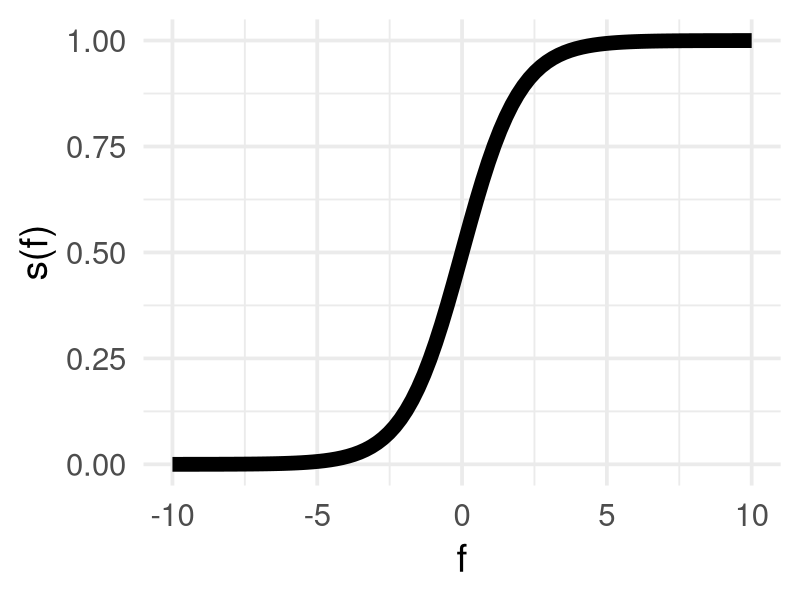
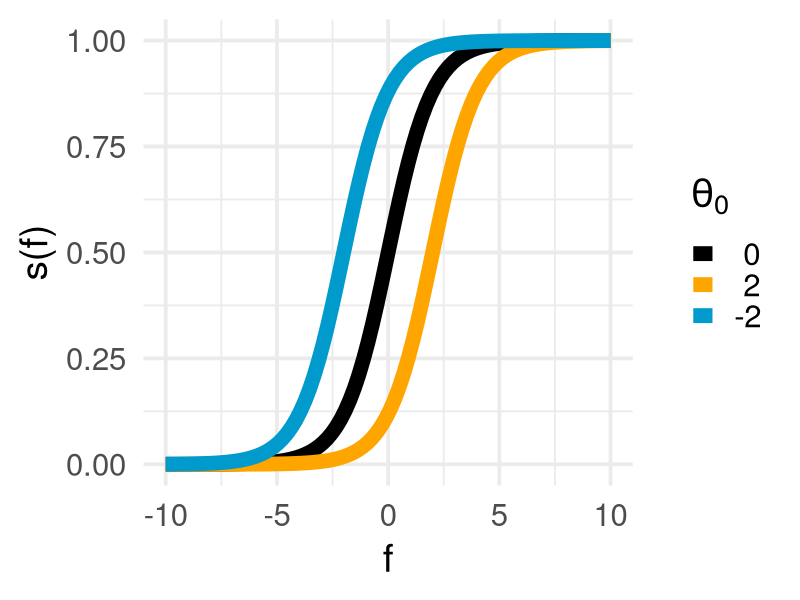
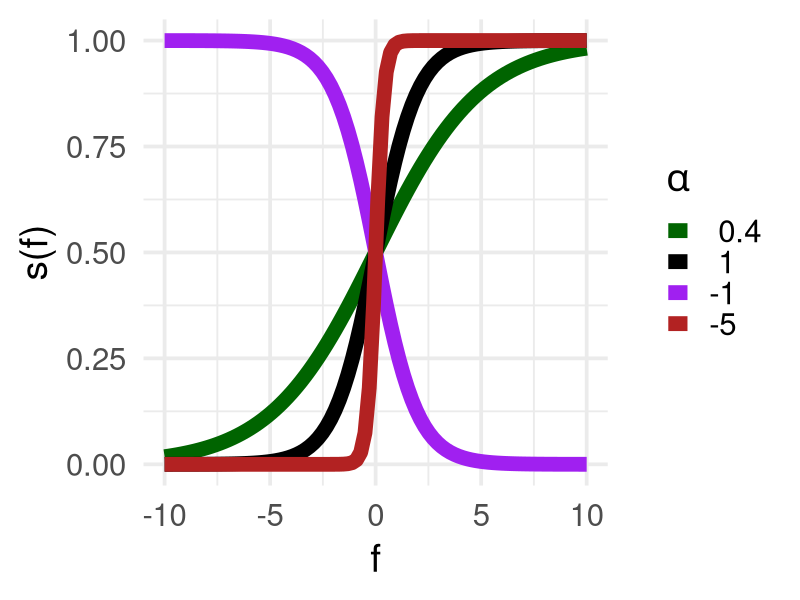
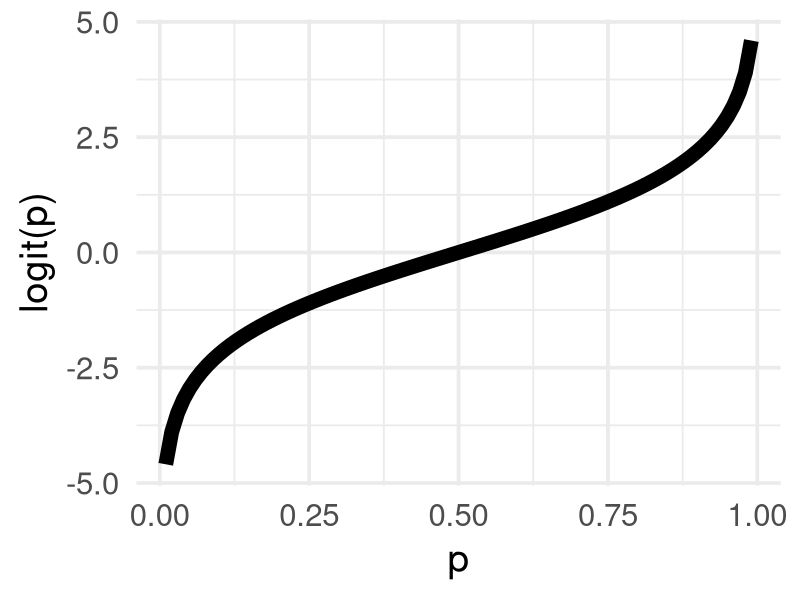
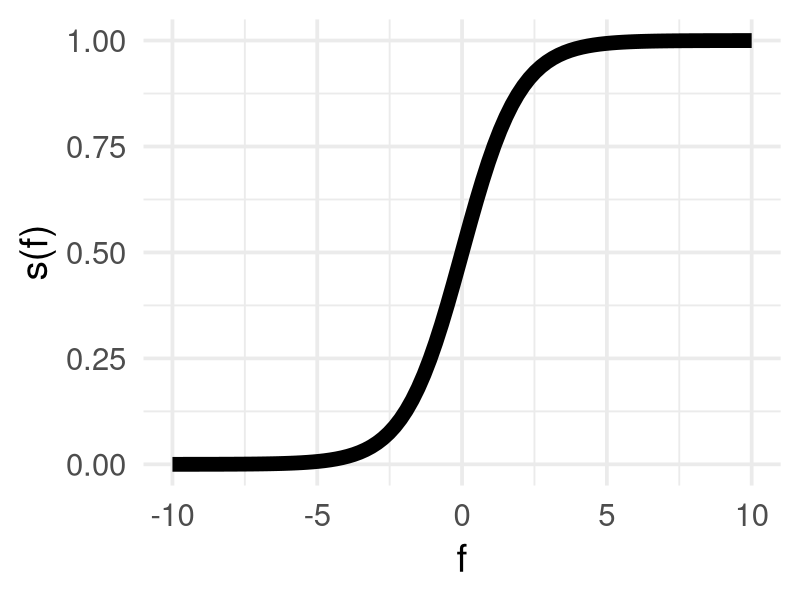
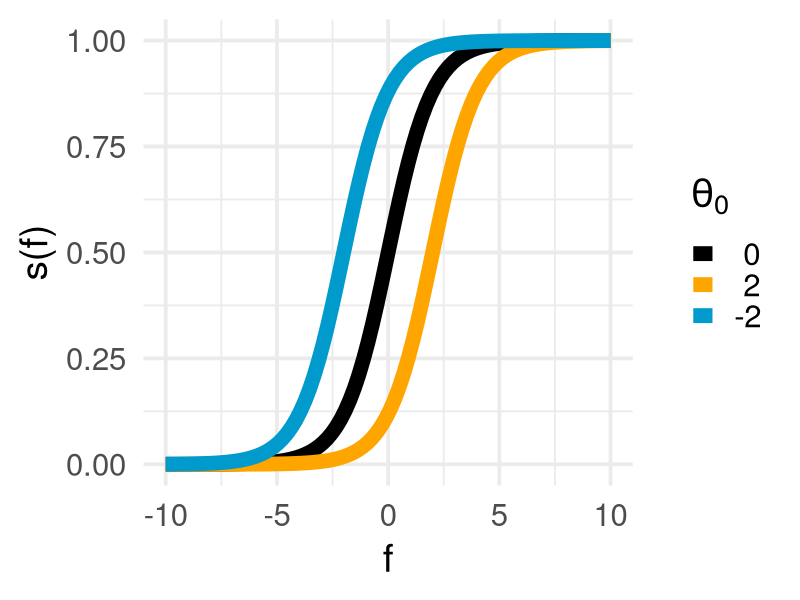
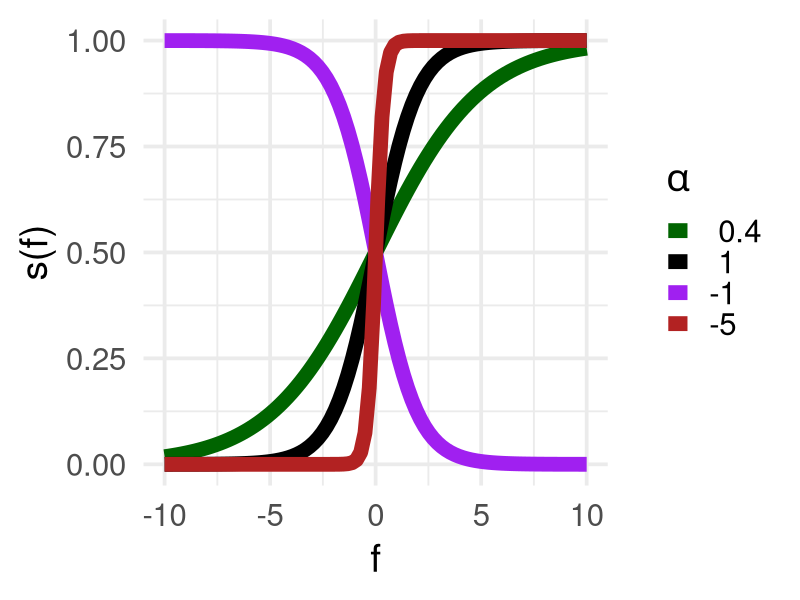
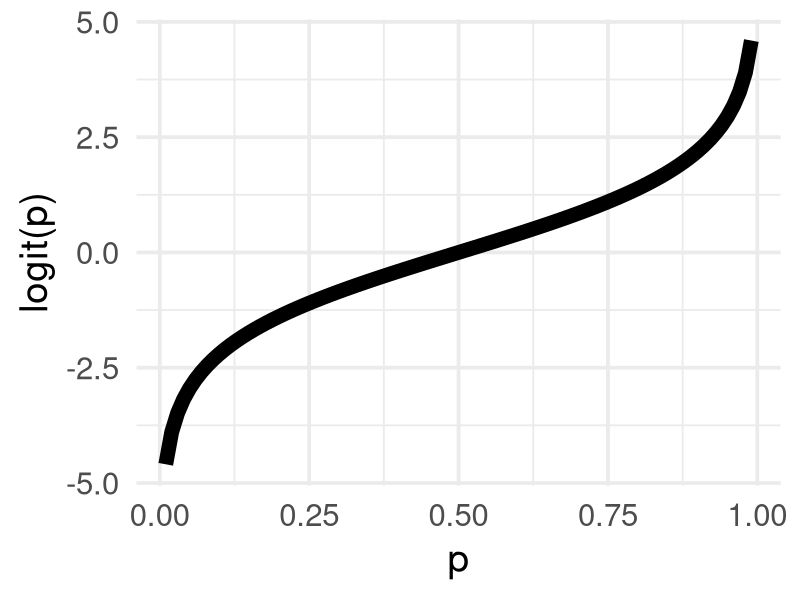

R code for these plots, in order:
# goal here is to create clean visualizations for the logistic function / logits for the logistic regression chunk
library(ggplot2)

# OPTIONS
plot_width <- 21
plot_height <- 7
plot_dpi <- 300
line_size <- 5
base_size <- 28

color_palette <- c(" 0" = "black", " 2" = "orange", "-2" = "deepskyblue3", 
                   " 0.4" = "darkgreen", "-5  " = "firebrick", "-1  " = "purple", " 1  " = "black")


# DEFINITIONS
logistic <- function(x) { 1 / (1 + exp(-x)) }
logistic_shifted <- function(x, shift) { 1 / (1 + exp(-(x - shift))) }
logistic_scaled <- function(x, slope) { 1 / (1 + exp(-slope * x)) }
logit <- function(y) { log(y / (1 - y)) }

# PLOTTING DATA
x <- seq(-10, 10, length.out = 100)
y <- seq(0.01, 0.99, length.out = 100)  # To avoid logit issues at 0 and 1

# plot 1: standard logistic function
data_logistic <- data.frame(x = x, y = logistic(x))
p1 <- ggplot(data_logistic, aes(x, y)) +
  geom_line(size = line_size, color = "black") +
  labs(x = "f", y = "s(f)") +
  theme_minimal(base_size = base_size)
p1

# plot 2: shifted logistic function
data_shifted <- data.frame(
  x = rep(x, 3),
  y = c(logistic_shifted(x, 2), logistic_shifted(x, -2), logistic(x)),
  theta = rep(c(" 2", "-2", " 0"), each = length(x))
)

p2 <- ggplot(data_shifted, aes(x, y, color = theta)) +
  geom_line(size = line_size) +
  scale_color_manual(values = color_palette) +
  labs(x = "f", y = "s(f)", color = expression(theta[0])) +
  theme_minimal(base_size = base_size)

p2

data_scaled <- data.frame(
  x = rep(x, 4),
  y = c(logistic_scaled(x, 0.4), logistic_scaled(x, 5), logistic(x), logistic_scaled(x, -1)),
  Slope = rep(c(" 0.4", "-5  ", " 1  ", "-1  "), each = length(x))
)

p3 <- ggplot(data_scaled, aes(x, y, color = Slope)) +
  geom_line(size = line_size) +
  scale_color_manual(values = color_palette) +
  labs(x = "f", y = "s(f)", color = expression(alpha)) +
  theme_minimal(base_size = base_size)

p3


# plot 4: logit
data_logit <- data.frame(y = y, logit_y = logit(y))
p4 <- ggplot(data_logit, aes(y, logit_y)) +
  geom_line(size = line_size) +
  labs(x = "p", y = "logit(p)") +
  theme_minimal(base_size = base_size)
p4

# SAVE PLOTS
plots <- list(p1, p2, p3, p4)
plot_titles <- c("../figure/logistic_function.png", "../figure/logistic_shifted.png", "../figure/logistic_scaled.png", "../figure/logit_function.png")

for (i in 1:4) {
  ggsave(plot_titles[i], plot = plots[[i]], width = plot_width, height = plot_height, dpi = plot_dpi)
}
